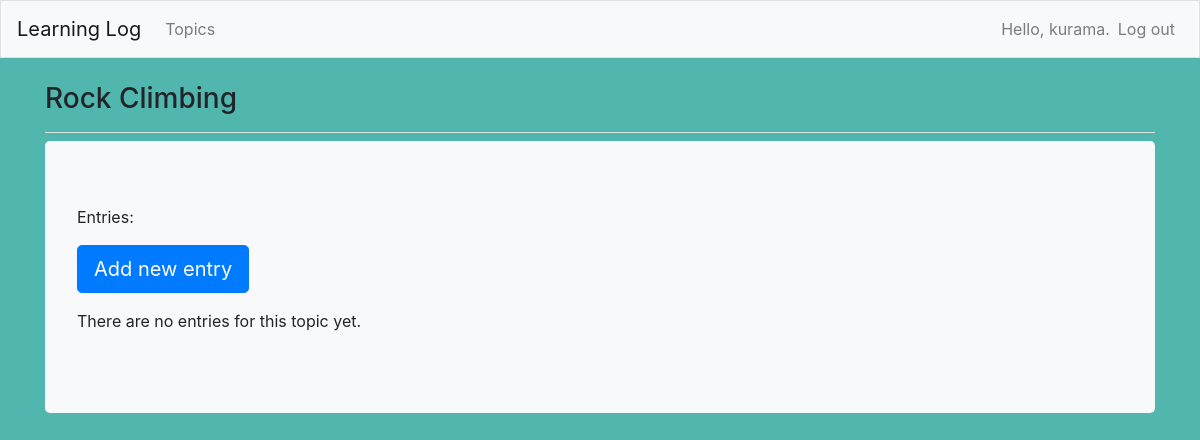
Before: /topic/2/ (signed in) with the older database file.
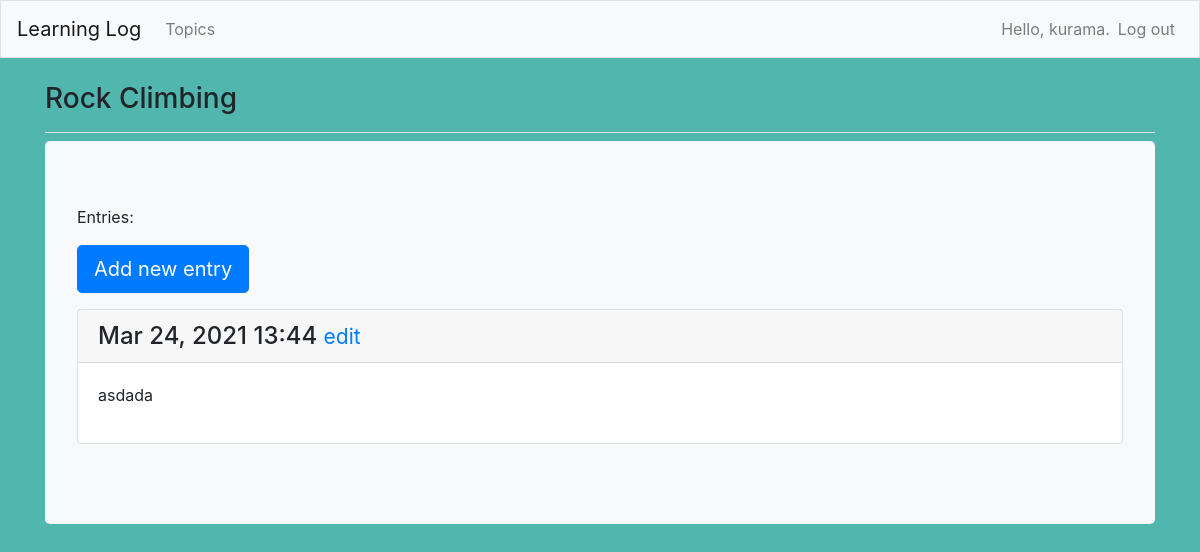
After: the same page with the newer database file.
### learning_logs/models.py (models this page shows, shortened)
class Entry(models.Model):
    topic = models.ForeignKey('Topic', on_delete=models.CASCADE)
    text = models.TextField()
    date_added = models.DateTimeField(auto_now_add=True)
    class Meta:
        verbose_name_plural = 'entries'

### learning_logs/views.py (the view)
# urls.py: path("topic/<int:topic_id>/", views.topic, name='topic'),
@login_required
def topic(request, topic_id):
    topic = Topic.objects.get(id=topic_id)
    check_topic_owner(topic, request)
    entries = topic.entry_set.order_by('-date_added')
    context = {'topic': topic, 'entries': entries}
    return render(request, 'learning_logs/topic.html', context)

### learning_logs/models.py (called while the page is built)
    def __str__(self):
        return self.text

### learning_logs/views.py (called while the page is built)
def check_topic_owner(topic, request):
    if topic.owner != request.user:
        raise Http404

### learning_logs/templates/learning_logs/topic.html
{% extends 'learning_logs/base.html' %}
{% block page_header %}
  <h3> {{topic}} </h3>
{% endblock page_header %}
{% block content %}
  <p>Entries: </p>
  <p>
    <a class="btn btn-lg btn-primary" role="button"
      href=" {% url 'learning_logs:new_entry' topic.id%} ">Add new entry</a>
  </p>
  {% for entry in entries %}
    <div class="card mb-3">
      <h4 class="card-header">
        {{ entry.date_added|date:'M d, Y H:i' }}
        <small><a href="{% url 'learning_logs:edit_entry' entry.id %}">edit</a></small>
      </h4>
      <div class="card-body">
        {{ entry.text|linebreaks }}
      </div>
    </div>
  {% empty %}
    <p>There are no entries for this topic yet.</p>
  {% endfor %}
{% endblock content %}

Changed rows visible on the page:
added Entry: date_added "Mar 24, 2021 13:44", text "asdada"
Other visible differences:
text no longer shown: "There are no entries for this topic yet."
